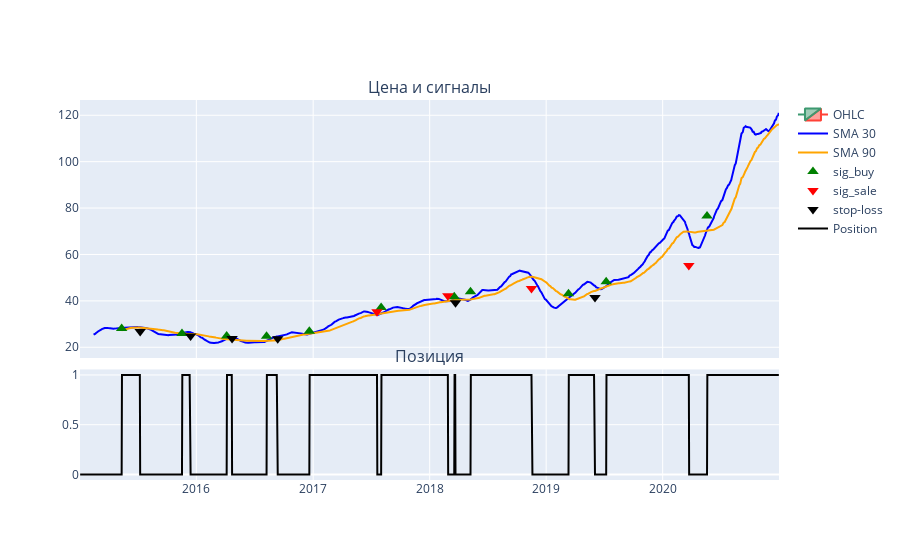

The cell this chart's notebook holds for it:
### Markdown cell above
# Визуализация результатов
Рисую два основных графика:
- Свечной график цены с наложенными скользящими средними и отметками всех сигналов.
- График позиций: видно, когда стратегия была 'в рынке', а когда в кэше.
Так проще понять, где и как работала стратегия на практике.

### Code cell
# Перевожу даты в формат datetime, чтобы не было багов с осями
report['date'] = pd.to_datetime(report['date'])
# Ставлю date в индекс, чтобы было удобнее обращаться по датам
report_idx = report.set_index('date')

# Собираю временной ряд: держу я акции или нет на каждом дне
pos = 0    # Сначала я вне позиции (0 — всё в кэше)
flags = [] # Здесь буду хранить результат для каждого дня

# Прохожусь по всем датам из основного датафрейма
for d in df.index:
    # Если сегодня есть сигнал "buy", значит я захожу в позицию
    if d in report_idx[report_idx.signal == 'buy'].index:
        pos = 1
    # Если пришёл сигнал "sale" или "stop-loss" — выхожу из позиции
    elif d in report_idx[report_idx.signal.isin(['sale', 'stop-loss'])].index:
        pos = 0
    # Записываю, что получилось на этот день
    flags.append(pos)

# Делаю Series — теперь для каждой даты знаю, был ли я в акциях (1) или нет (0)
position_series = pd.Series(flags, index=df.index)

# Начинаю строить визуализацию
# Создаю график с двумя окошками: верх — цена+сигналы, низ — позиция (1 или 0)
fig = make_subplots(
    rows=2, cols=1,
    shared_xaxes=True,
    vertical_spacing=0.03,
    row_heights=[0.7, 0.3],
    subplot_titles=("Цена и сигналы", "Позиция")
)

# Добавляю свечи — для наглядности показываю OHLC по дням
fig.add_trace(
    go.Candlestick(
        x=df.index,
        open=df['Open'], high=df['High'],
        low=df['Low'], close=df['Close'],
        name="OHLC"
    ), row=1, col=1
)

# Добавляю короткую скользящую (SMA 30) — синим цветом, чтобы было видно сигналы пересечений
fig.add_trace(
    go.Scatter(
        x=df.index, y=df['SMA_short'],
        mode='lines',
        line=dict(color='blue'),
        name="SMA 30"
    ), row=1, col=1
)

# Добавляю длинную скользящую (SMA 90) — оранжевым, как положено по классике
fig.add_trace(
    go.Scatter(
        x=df.index, y=df['SMA_long'],
        mode='lines',
        line=dict(color='orange'),
        name="SMA 90"
    ), row=1, col=1
)

# Теперь прохожусь по всем типам сигналов — и добавляю на график маркеры для каждого типа:
for sig_type, color, symbol in [
    ('sig_buy',  'green',  'triangle-up'),    # покупка — зелёный ▲
    ('sig_sale', 'red',    'triangle-down'),  # продажа — красный ▼
    ('stop-loss','black',  'triangle-down')   # стоп-лосс — чёрный ▼
]:
    # Фильтрую только нужные сигналы из отчёта
    df_sig = report[report.signal == sig_type]
    # Кидаю маркеры (треугольники) на график цены, строго в нужные точки
    fig.add_trace(
        go.Scatter(
            x=df_sig['date'], y=df_sig['share_price'],
            mode='markers',
            marker=dict(symbol=symbol, color=color, size=10),
            name=sig_type
        ),
        row=1, col=1
    )

# Строю нижний график: тут видно, когда я был в позиции, а когда в кэше (1 или 0)
fig.add_trace(
    go.Scatter(
        x=position_series.index,
        y=position_series.values,
        mode='lines',
        line=dict(color='black'),
        name="Position"
    ),
    row=2, col=1
)

# Оформляю финальные настройки графика (чтобы был красивый и удобный)
fig.update_layout(
    height=800,
    showlegend=True,
    xaxis_rangeslider_visible=False
)

fig.show()

### Figure 1 — Plotly figure (JSON) as saved in the notebook; plotly's stock layout.template omitted (floating-point values rounded to 4 significant figures; data arrays with more than 128 entries replaced by an {"elided": "..."} marker saying what was removed)
{"data": [{"close": {"elided": "1510x1 float values"}, "high": {"elided": "1510x1 float values"}, "low": {"elided": "1510x1 float values"}, "name": "OHLC", "open": {"elided": "1510x1 float values"}, "type": "candlestick", "x": {"elided": "1510 str values"}, "xaxis": "x", "yaxis": "y"}, {"line": {"color": "blue"}, "mode": "lines", "name": "SMA 30", "type": "scatter", "x": {"elided": "1510 str values"}, "xaxis": "x", "y": {"elided": "1510 float values"}, "yaxis": "y"}, {"line": {"color": "orange"}, "mode": "lines", "name": "SMA 90", "type": "scatter", "x": {"elided": "1510 str values"}, "xaxis": "x", "y": {"elided": "1510 float values"}, "yaxis": "y"}, {"marker": {"color": "green", "size": 10, "symbol": "triangle-up"}, "mode": "markers", "name": "sig_buy", "type": "scatter", "x": ["2015-05-12T00:00:00", "2015-11-17T00:00:00", "2016-04-05T00:00:00", "2016-08-08T00:00:00", "2016-12-20T00:00:00", "2017-08-02T00:00:00", "2018-03-19T00:00:00", "2018-05-09T00:00:00", "2019-03-12T00:00:00", "2019-07-08T00:00:00", "2020-05-19T00:00:00"], "xaxis": "x", "y": [28.13, 25.97, 24.88, 24.71, 26.96, 37.1, 41.78, 43.96, 43.06, 48.22, 76.56], "yaxis": "y"}, {"marker": {"color": "red", "size": 10, "symbol": "triangle-down"}, "mode": "markers", "name": "sig_sale", "type": "scatter", "x": ["2017-07-20T00:00:00", "2018-02-27T00:00:00", "2018-11-16T00:00:00", "2020-03-23T00:00:00"], "xaxis": "x", "y": [35.29, 42.2, 45.38, 55.28], "yaxis": "y"}, {"marker": {"color": "black", "size": 10, "symbol": "triangle-down"}, "mode": "markers", "name": "stop-loss", "type": "scatter", "x": ["2015-07-09T00:00:00", "2015-12-14T00:00:00", "2016-04-22T00:00:00", "2016-09-12T00:00:00", "2018-03-23T00:00:00", "2019-06-03T00:00:00"], "xaxis": "x", "y": [26.84, 24.85, 23.79, 23.63, 39.23, 41.42], "yaxis": "y"}, {"line": {"color": "black"}, "mode": "lines", "name": "Position", "type": "scatter", "x": {"elided": "1510 str values"}, "xaxis": "x2", "y": {"elided": "1510 int values"}, "yaxis": "y2"}], "layout": {"annotations": [{"font": {"size": 16}, "showarrow": false, "text": "Цена и сигналы", "x": 0.5, "xanchor": "center", "xref": "paper", "y": 1.0, "yanchor": "bottom", "yref": "paper"}, {"font": {"size": 16}, "showarrow": false, "text": "Позиция", "x": 0.5, "xanchor": "center", "xref": "paper", "y": 0.291, "yanchor": "bottom", "yref": "paper"}], "autosize": true, "showlegend": true, "xaxis": {"anchor": "y", "autorange": true, "domain": [0, 1], "matches": "x2", "range": ["2015-01-01 12:00", "2020-12-30 12:00"], "rangeslider": {"visible": false, "yaxis": {}}, "showticklabels": false, "type": "date"}, "xaxis2": {"anchor": "y2", "autorange": true, "domain": [0, 1], "range": ["2015-01-01 12:00", "2020-12-30 12:00"], "type": "date"}, "yaxis": {"anchor": "x", "autorange": true, "domain": [0.321, 1.0], "range": [16.3, 126.5], "type": "linear"}, "yaxis2": {"anchor": "x2", "autorange": true, "domain": [0, 0.291], "range": [-0.05556, 1.056], "type": "linear"}}}
